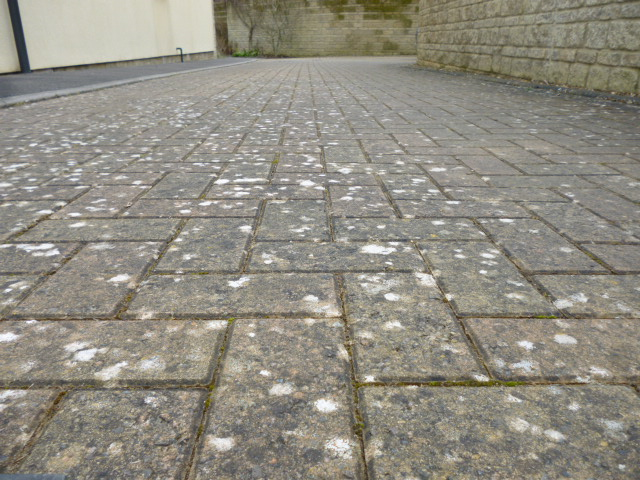
#> input picture experiments/eval_data/motion_images/wiltshire_outside_10cm/IMG1.JPG, 640 x 480 px, found by its file name
$ python visual_odometer.py   (Python 2 division)
#> lines starting #> are read from the running program, lines starting #| are printed output that depends on the picture
#> in main, new_image is the input picture: shape (480, 640, 3); mean B, G, R 129.7, 140.8, 144.4
### final/technical_work/additional_work/python/feature_tracking_motion_displacement/optical_flow.py
"""
Note: This code is heavily based upon the C# implementation developed by Dr Rainer Hessmer (http://www.hessmer.org/blog/2010/08/17/monocular-visual-odometry/comment-page-1/)

"""

__author__ = 'connorgoddard'

import cv2

from optical_flow_settings import *

class OpticalFlow:

    def __init__(self, feature_detector_config, subpix_feature_detector_config, feature_tracker_config):
        self._feature_detector_config = feature_detector_config
        self._subpix_feature_detector_config = subpix_feature_detector_config
        self._feature_tracker_config = feature_tracker_config

    @classmethod
    def load_defaults(cls):
        return cls(feature_detector_defaults, subpix_feature_detector_defaults, feature_tracker_defaults)

    def find_features_to_track(self, input_image_gray):

        points = cv2.goodFeaturesToTrack(input_image_gray, **self._feature_detector_config)

        cv2.cornerSubPix(input_image_gray, points, **self._subpix_feature_detector_config)

        return points

    def calc_optical_flow(self, prev_gray_image, current_gray_image, prev_feature_points):

        return cv2.calcOpticalFlowPyrLK(prev_gray_image, current_gray_image, prev_feature_points, None, **self._feature_tracker_config)

### src/feature_tracking_motion_displacement/circular_buffer.py
"""
Note: This code is heavily based upon the C# implementation developed by Dr Rainer Hessmer (http://www.hessmer.org/blog/2010/08/17/monocular-visual-odometry/comment-page-1/)

"""

__author__ = 'connorgoddard'


class CircularBuffer(object):

    _next_index = 0
    _current_index = 0
    _full_count = 0

    def __init__(self, size):

        self._max_size = size
        self._history = [None] * self._max_size

    def add(self, new_value):

        if self._full_count < self._max_size:
            self._full_count += 1

        self._history[self._next_index] = new_value

        self._current_index = self._next_index

        # We use the modulo operator to "wrap around" the circular buffer.
        self._next_index = (self._next_index + 1) % self._max_size

    def get_max_size(self):
        return self._max_size

    def get_next_index(self):
        return self._next_index

    def get_full_count(self):
        return self._full_count

    def is_full(self):
        return self._full_count == self._max_size

    def get_value(self, index):

        # print "Max Size: {0}, Next Index: {1}, Full Count: {2}".format(self._max_size, self._next_index, self._full_count)

        internal_index = (self._max_size + self._next_index - self._full_count + index) % self._max_size

        return self._history[internal_index]

    def get_value_current(self, index):

        return self._history[self._current_index + index]

### src/feature_tracking_motion_displacement/tracked_feature.py
"""
Note: This code is heavily based upon the C# implementation developed by Dr Rainer Hessmer (http://www.hessmer.org/blog/2010/08/17/monocular-visual-odometry/comment-page-1/)

"""

__author__ = 'connorgoddard'

import math
import numpy as np

from history_buffer import HistoryBuffer


class TrackedFeature(HistoryBuffer):
    _history_threshold = 7
    _is_smooth = False
    _smooth_transition_limit = 0.25
    _smooth_rotation_limit = 30.0 * math.pi / 180
    _smooth_score = 0
    _smooth_score_change = 0

    def __init__(self):
        HistoryBuffer.__init__(self, self._history_threshold)

    def add(self, new_value):

        super(TrackedFeature, self).add(new_value)

        if self.is_full():
            self.grade_smoothness()

    # [101 lines left out: functions grade_smoothness, subtract_angles, unit_vector, angle_between, not called in this run]

    def apply_score_change(self):
        self._smooth_score += self._smooth_score_change

    def is_smooth(self):
        return self._is_smooth

    def is_out(self):
        return self._smooth_score > 10

### src/feature_tracking_motion_displacement/history_buffer.py
"""
Note: This code is heavily based upon the C# implementation developed by Dr Rainer Hessmer (http://www.hessmer.org/blog/2010/08/17/monocular-visual-odometry/comment-page-1/)

"""

__author__ = 'connorgoddard'

from circular_buffer import CircularBuffer

class HistoryBuffer(CircularBuffer):

    def __init__(self, history_threshold):
        CircularBuffer.__init__(self, history_threshold)

    def get_value(self, index):

        if (index > 0) or (index <= (self._max_size * -1)):

            raise IndexError("Index should be -{0} < index <= 0".format(self._max_size))

        return super(HistoryBuffer, self).get_value(self._full_count - 1 + index)

### final/technical_work/additional_work/python/feature_tracking_motion_displacement/visual_odometer.py
"""
Note: This code is heavily based upon the C# implementation developed by Dr Rainer Hessmer (http://www.hessmer.org/blog/2010/08/17/monocular-visual-odometry/comment-page-1/)

"""

from __future__ import division

__author__ = 'connorgoddard'

import cv2
import numpy as np

from optical_flow import OpticalFlow
from tracked_feature import TrackedFeature


class VisualOdometer:

    _optical_flow = OpticalFlow.load_defaults()
    _current_gray_image = None
    _prev_gray_image = None
    _raw_tracked_feature_points = []
    _tracked_features = []
    _initial_features_count = 0
    _feature_repopulation_threshold = 10
    _not_tracked_feature_count = 0

    def __init__(self):
        pass

    def process_image(self, new_image_filepath):

        self._prev_gray_image = self._current_gray_image

        new_image = cv2.imread(new_image_filepath)
        self._current_gray_image = cv2.cvtColor(new_image, cv2.COLOR_BGR2GRAY)
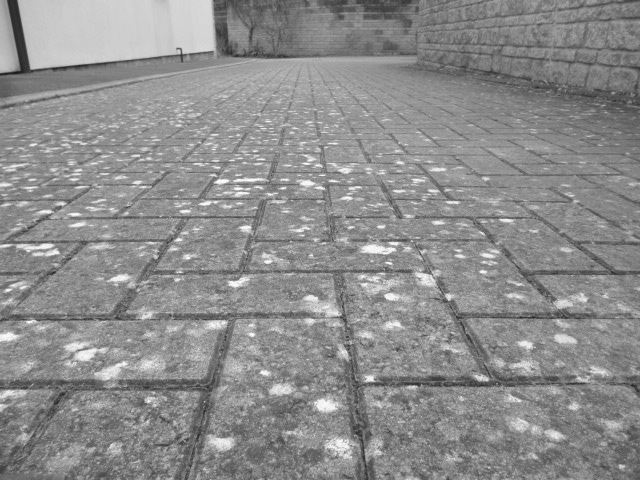
#> self._current_gray_image: shape (480, 640); min 24, max 255, mean 140.6

        if self._prev_gray_image is None:
            self.repopulate_feature_points(self._current_gray_image)
            return

        # cv2.imshow("prev", self._prev_gray_image)
        # cv2.imshow("current", self._current_gray_image)

        self.track_features()

        if len(self._tracked_features) < self._feature_repopulation_threshold:

            print "We need to re-populate features!"
            self.repopulate_feature_points(self._current_gray_image)

    def track_features(self):

        if len(self._raw_tracked_feature_points) == 0:
            return

        tracked_feature_points, tracking_status_indicators, tracking_errors = self._optical_flow.calc_optical_flow(self._prev_gray_image, self._current_gray_image, np.array(self._raw_tracked_feature_points))

        # Clear the current list of tracked feature points ready to replace with the new ones.
        self._raw_tracked_feature_points = []

        self._raw_tracked_feature_points.extend(tracked_feature_points)

        full_history_features_count = 0
        unsmooth_features_count = 0

        for i in reversed(xrange(len(tracked_feature_points))):

            is_tracked = (tracking_status_indicators[i] == 1)

            if is_tracked:

                existing_tracked_feature = self._tracked_features[i]
                existing_tracked_feature.add(tracked_feature_points[i])

                if existing_tracked_feature.is_full():

                    full_history_features_count += 1

                    if existing_tracked_feature.is_smooth() is False:

                        unsmooth_features_count += 1

            else:

                self.remove_tracked_feature(i)

        if unsmooth_features_count < (full_history_features_count / 2):

            # The majority of features is smooth. We downgrade unsmooth features
            self.apply_unsmooth_grades()


    def apply_unsmooth_grades(self):

        unsmooth_features_out_count = 0

        # for i, tracked_feature in enumerate(self._tracked_features):

        for i in reversed(xrange(len(self._tracked_features))):

            tracked_feature = self._tracked_features[i]

            tracked_feature.apply_score_change()

            if tracked_feature.is_out():
                self.remove_tracked_feature(i)
                unsmooth_features_out_count += 1

    def remove_tracked_feature(self, index):

        self._not_tracked_feature_count += 1

        # Remove the feature from the two lists at the specified index.
        self._tracked_features.pop(index)
        self._raw_tracked_feature_points.pop(index)

    def repopulate_feature_points(self, gray_image):

        new_raw_tracked_feature_points = self._optical_flow.find_features_to_track(gray_image)
#> in find_features_to_track, `points = cv2.goodFeaturesToTrack(input_image_gray, **self._feature_det..`: points = 100 rows, first 8: [181, 53], [373, 380], [214, 182], [58, 253], [322, 166], [377, 226], [419, 386], [31, 68]
#> new_raw_tracked_feature_points = 100 rows, first 8: [181.7, 52.53], [370, 380.9], [216.7, 179.1], [58.25, 248.3], [322, 166], [384.1, 223.8], [418.1, 384.3], [28.48, 70.23]

        if len(new_raw_tracked_feature_points) == 0:
            print "ERROR: No feature points to track."
            return

        self._raw_tracked_feature_points.extend(new_raw_tracked_feature_points)

        for new_feature_point in new_raw_tracked_feature_points:

            tracked_feature = TrackedFeature()
            tracked_feature.add(new_feature_point)
            self._tracked_features.append(tracked_feature)
#> this loop made 100 passes

        self._initial_features_count = len(self._tracked_features)
#> self._initial_features_count = 100

        self._feature_repopulation_threshold = (self._initial_features_count * 9) / 10
#> self._feature_repopulation_threshold = 90

        if self._feature_repopulation_threshold < 100:
            self._feature_repopulation_threshold = 100

        self._not_tracked_feature_count = 0

def draw_feature_locations_previous_current(tracked_features, image_canvas):

    for tracked_feature in tracked_features:

        draw_current_feature(tracked_feature.get_value(0), tracked_feature.is_full(), image_canvas)

        if tracked_feature.get_full_count() > 1:

            draw_previous_feature(tracked_feature.get_value(-1), tracked_feature.is_full(), image_canvas)
            cv2.line(image_canvas, (tracked_feature.get_value(-1)[0][0], tracked_feature.get_value(-1)[0][1]), (tracked_feature.get_value(0)[0][0], tracked_feature.get_value(0)[0][1]), (255, 0, 0), 2)
#> this loop made 100 passes
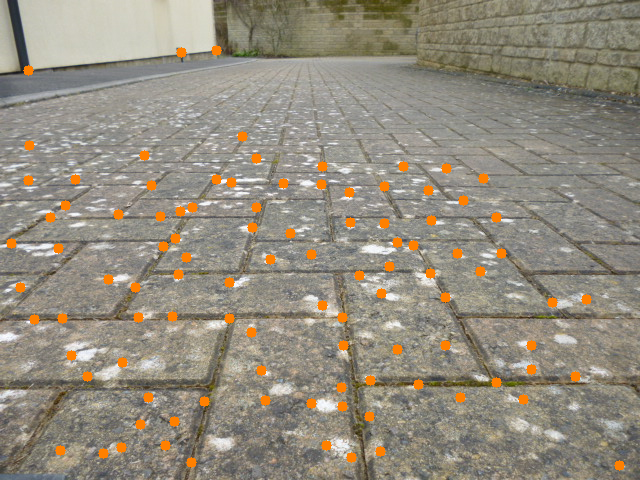
#> image_canvas: shape (480, 640, 3); mean B, G, R 126, 140.2, 147.1


def draw_previous_feature(previous_feature_location, has_full_history, image_canvas):

    if has_full_history:

        # red
        cv2.circle(image_canvas, (previous_feature_location[0][0], previous_feature_location[0][1]), 5, (0, 0, 255), -1)

    else:

        # yellow
        cv2.circle(image_canvas, (previous_feature_location[0][0], previous_feature_location[0][1]), 5, (0, 255, 255), -1)

def draw_current_feature(current_feature_location, has_full_history, image_canvas):

    if has_full_history:

        # green
        cv2.circle(image_canvas, (current_feature_location[0][0], current_feature_location[0][1]), 5, (0, 255, 0), -1)

    else:
        # orange
        cv2.circle(image_canvas, (current_feature_location[0][0], current_feature_location[0][1]), 5, (0, 128, 255), -1)

def main():

    images = ["../eval_data/motion_images/wiltshire_outside_10cm/IMG1.JPG",
              "../eval_data/motion_images/wiltshire_outside_10cm/IMG2.JPG",
              "../eval_data/motion_images/wiltshire_outside_10cm/IMG3.JPG",
              "../eval_data/motion_images/wiltshire_outside_10cm/IMG4.JPG",
              "../eval_data/motion_images/wiltshire_outside_10cm/IMG5.JPG",
              "../eval_data/motion_images/wiltshire_outside_10cm/IMG6.JPG",
              "../eval_data/motion_images/wiltshire_outside_10cm/IMG7.JPG",
              "../eval_data/motion_images/wiltshire_outside_10cm/IMG8.JPG",
              "../eval_data/motion_images/wiltshire_outside_10cm/IMG9.JPG",
              "../eval_data/motion_images/wiltshire_outside_10cm/IMG10.JPG",
              "../eval_data/motion_images/wiltshire_outside_10cm/IMG11.JPG",
              "../eval_data/motion_images/wiltshire_outside_10cm/IMG12.JPG",
              "../eval_data/motion_images/wiltshire_outside_10cm/IMG13.JPG",
              "../eval_data/motion_images/wiltshire_outside_10cm/IMG14.JPG",
              "../eval_data/motion_images/wiltshire_outside_10cm/IMG15.JPG",
              "../eval_data/motion_images/wiltshire_outside_10cm/IMG16.JPG",
              "../eval_data/motion_images/wiltshire_outside_10cm/IMG17.JPG",
              "../eval_data/motion_images/wiltshire_outside_10cm/IMG18.JPG",
              "../eval_data/motion_images/wiltshire_outside_10cm/IMG19.JPG",
              "../eval_data/motion_images/wiltshire_outside_10cm/IMG20.JPG"]

    images2 = ["../eval_data/motion_images/flat_10cm/IMG1.JPG",
              "../eval_data/motion_images/flat_10cm/IMG2.JPG",
              "../eval_data/motion_images/flat_10cm/IMG3.JPG",
              "../eval_data/motion_images/flat_10cm/IMG4.JPG",
              "../eval_data/motion_images/flat_10cm/IMG5.JPG",
              "../eval_data/motion_images/flat_10cm/IMG6.JPG",
              "../eval_data/motion_images/flat_10cm/IMG7.JPG",
              "../eval_data/motion_images/flat_10cm/IMG8.JPG",
              "../eval_data/motion_images/flat_10cm/IMG9.JPG",
              "../eval_data/motion_images/flat_10cm/IMG10.JPG",
              "../eval_data/motion_images/flat_10cm/IMG11.JPG",
              "../eval_data/motion_images/flat_10cm/IMG12.JPG"]

    vo = VisualOdometer()

    for image_filepath in images:

        new_image = cv2.imread(image_filepath)

        vo.process_image(image_filepath)

        draw_feature_locations_previous_current(vo._tracked_features, new_image)

        cv2.imshow("result", new_image)

        cv2.waitKey(2000)
#> pass 2 of the loop in main, `for image_filepath in images:`:
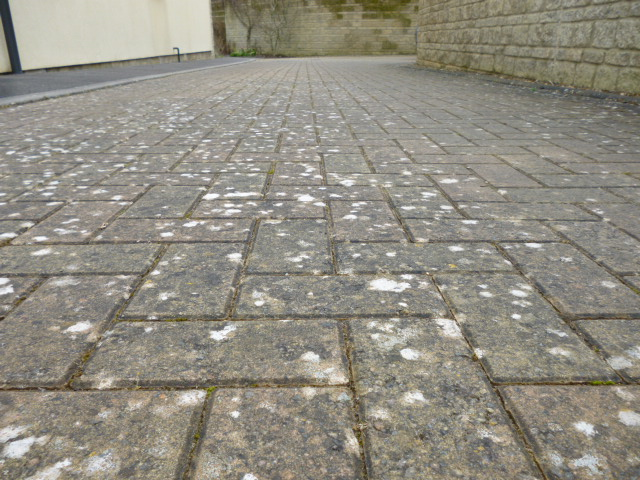
#> input picture src/eval_data/motion_images/wiltshire_outside_10cm/IMG2.JPG, 640 x 480 px, found by its file name
#> in main, new_image is the input picture: shape (480, 640, 3); mean B, G, R 130, 141.4, 145.2
#> in process_image (call 2), `self._current_gray_image = cv2.cvtColor(new_image, cv2.COLOR_BGR2GRAY)`:
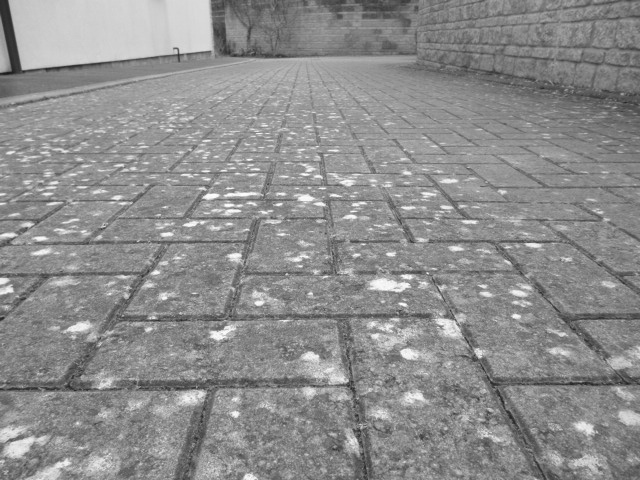
#> self._current_gray_image: shape (480, 640); min 25, max 255, mean 141.2
#> tracked_feature_points = 100 rows, first 8: [178.8, 52.32], [376.3, 431.3], [205.7, 193.4], [47.6, 249], [322.1, 177.4], [387.4, 228.7], [422.9, 437.6], [19.78, 70.82]; tracking_status_indicators = 100 values, max 1 at index 0, min 0 at index 34, mean 0.96; tracking_errors = 100 values, max 37.6 at index 64, min 4.57e-41 at index 97, mean 21.27
#> the loop in track_features, `for i in reversed(xrange(len(tracked_feature_points))): ` made 100 passes
#> (i, is_tracked) on passes 1 to 8: (99, [True]), (98, [True]), (97, [False]), (96, [True]), (95, [True]), (94, [True]), (93, [True]), (92, [True])
#> after the loop in track_features, `for i in reversed(xrange(len(tracked_feature_points))):`: full_history_features_count = 0
#> points = 100 rows, first 8: [178, 53], [427, 273], [203, 197], [286, 274], [361, 428], [22, 69], [325, 205], [12, 291]
#> new_raw_tracked_feature_points = 100 rows, first 8: [178.7, 52.38], [426.4, 272.6], [205.1, 193.5], [286.5, 273.5], [352.3, 431.4], [20.75, 70.57], [324.4, 201.7], [12, 291]
#> the loop in repopulate_feature_points (call 2), `for new_feature_point in new_raw_tracked_feature_points: ` made 100 passes
#> after the loop in draw_feature_locations_previous_current (call 2), `for tracked_feature in tracked_features:`:
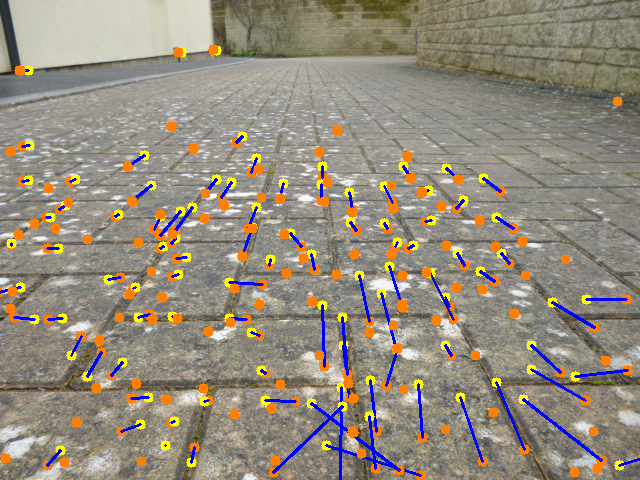
#> image_canvas: shape (480, 640, 3); mean B, G, R 125.2, 139.7, 148.2
#> pass 3 of the loop in main, `for image_filepath in images:`:
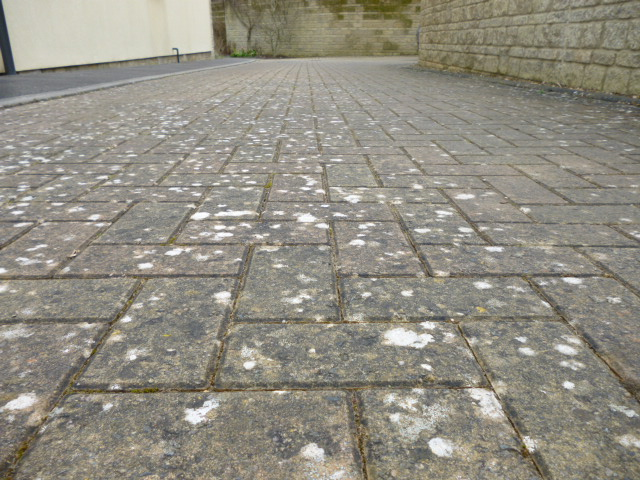
#> input picture experiments/eval_data/motion_images/wiltshire_outside_10cm/IMG3.JPG, 640 x 480 px, found by its file name
#> in main, new_image is the input picture: shape (480, 640, 3); mean B, G, R 130.3, 141.7, 145.3
#> in process_image (call 3), `self._current_gray_image = cv2.cvtColor(new_image, cv2.COLOR_BGR2GRAY)`:
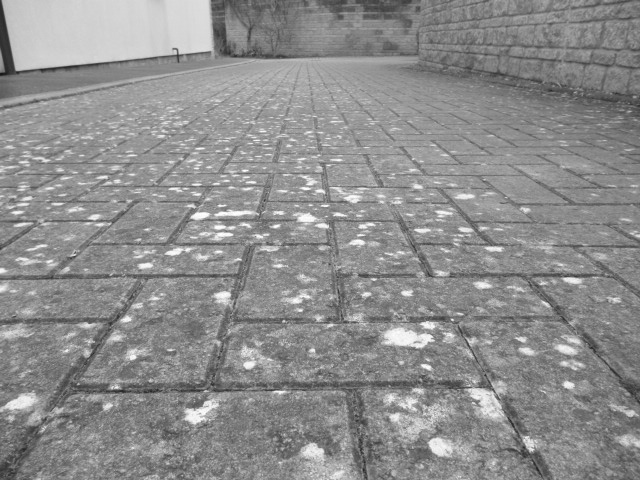
#> self._current_gray_image: shape (480, 640); min 22, max 255, mean 141.5
#> the loop in track_features (call 2), `for i in reversed(xrange(len(tracked_feature_points))): ` made 196 passes
#> i on passes 1 to 3: 195, 194, 193
#> after the loop in draw_feature_locations_previous_current (call 3), `for tracked_feature in tracked_features:`:
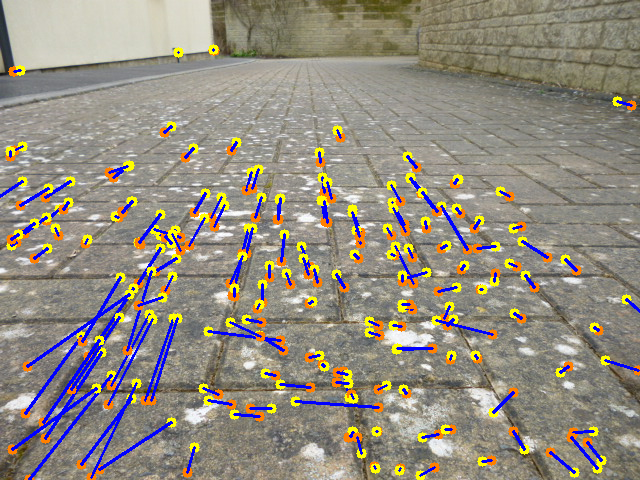
#> image_canvas: shape (480, 640, 3); mean B, G, R 127.8, 139.7, 146.3
#> the loop made 7 passes; the first 3 are shown

    cv2.waitKey()


if __name__ == "__main__":
#> (the run stopped early here; a loop or call above may not have finished)
